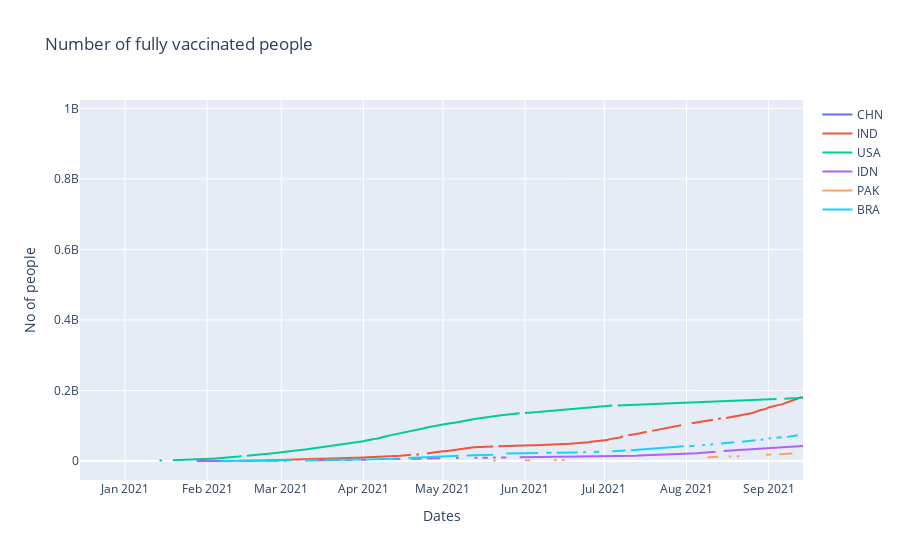

The cell this chart's notebook holds for it:
### Markdown cell above
China did not showed the data of people vaccinated, in this case we can look that India and USA are the countries, in our analysis, wich have the most number of people vaccinated but by the number of daily dosis applied we can deduce that China is also a big player in the number of vaccinated people.

### Code cell
fig = go.Figure()
for i in range(6):
    fig.add_trace(go.Scatter(x=dfs[i]['date'], y=dfs[i]['people_fully_vaccinated'],
                    mode='lines',
                    name=iso_6[i]))
fig.update_layout(title='Number of fully vaccinated people',
                   xaxis_title='Dates',
                   yaxis_title='No of people')
fig.show()

### Figure 1 — Plotly figure (JSON) as saved in the notebook; plotly's stock layout.template omitted (floating-point values rounded to 4 significant figures; data arrays with more than 128 entries replaced by an {"elided": "..."} marker saying what was removed)
{"data": [{"mode": "lines", "name": "CHN", "type": "scatter", "x": {"elided": "274 str values"}, "y": {"elided": "274 float values"}}, {"mode": "lines", "name": "IND", "type": "scatter", "x": {"elided": "243 str values"}, "y": {"elided": "243 float values"}}, {"mode": "lines", "name": "USA", "type": "scatter", "x": {"elided": "269 str values"}, "y": {"elided": "269 float values"}}, {"mode": "lines", "name": "IDN", "type": "scatter", "x": {"elided": "246 str values"}, "y": {"elided": "246 float values"}}, {"mode": "lines", "name": "PAK", "type": "scatter", "x": {"elided": "225 str values"}, "y": {"elided": "225 float values"}}, {"mode": "lines", "name": "BRA", "type": "scatter", "x": {"elided": "242 str values"}, "y": {"elided": "242 float values"}}], "layout": {"title": {"text": "Number of fully vaccinated people"}, "xaxis": {"title": {"text": "Dates"}}, "yaxis": {"title": {"text": "No of people"}}}}
